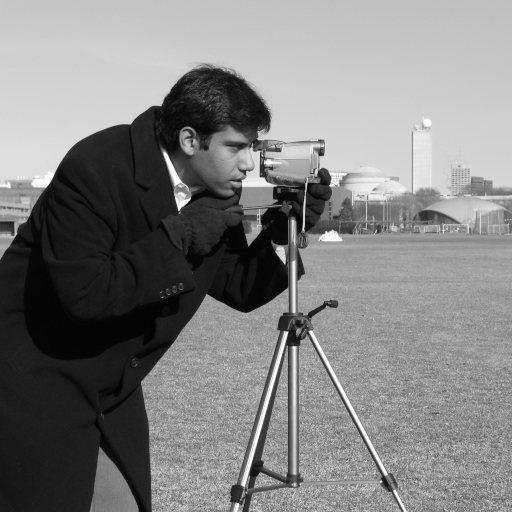
#> input picture skimage.data.camera(), 512 x 512 px
$ jupyter execute practical_1.ipynb
#> lines starting #> are read from the running program, lines starting #| are printed output that depends on the picture; after the words box and inside, x2 and y2 are one past the last pixel; in counts of white or black regions, pixels touching at a corner belong together; long printed decimals are rounded
# 1. Image Informatics - Lab 1
## 1.1 Numpy
### 1.1.1 The Basics

[cell 1]
import numpy as np

a = np.array([[1, 2, 3], [4, 5, 6]])
print(a)
print(a.dtype)
print(a.shape)
print(a.size)
print(a.ndim)

### 1.1.2 Array Creation

[cell 2]
a = np.zeros((3, 4))
print(a)
print(a.shape)

a = np.ones((3, 4))
print(a)

[cell 3]
a = np.ones((2,3,4), dtype=np.int16)
print(a)
print(a.dtype)

### 1.1.3 Basic Operations

[cell 4]
a = np.array([20,30,40,50])
b = np.arange(4)
print(a)
print(b)

c = a-b
print(c)

d = a<35
print(d)

[cell 5]
a = np.array([[1,1], [0,1]])
b = np.array([[2,0], [3,4]])
print(a)
print(b)

c = a*b # elementwise product
print(c)

### 1.1.4 Universal Functions

[cell 6]
a = np.arange(3)
print(a)

b = np.exp(a)
print(b)

c = np.sqrt(a)
print(c)

### 1.1.5 Indexing, Slicing and Iterating

[cell 7]
a = np.arange(10)**3
print(a)
print(a[2])
print(a[2:5])

a[:6:2] = 1000
print(a)

print(a[ : :-1])

for i in a:
    print(i**(1/3.))

[cell 8]
a = np.random.rand(5,4)
print(a)
print(a[2,2])
print(a[0:2,2])
print(a[:,2])
print(a[1:3,:])
print(a[-1])

### 1.1.6 Indexing with Boolean Arrays

[cell 9]
a = np.arange(12).reshape(3,4)
b = a > 4
print(b)

c = a[b]
print(c)

## Pyplot
### 1.2.1 Basics

[cell 10]
import matplotlib.pyplot as plt

plt.plot([1, 2, 3, 4])
plt.ylabel('some numbers')
plt.show()

### 1.2.2 Formatting

[cell 11]
plt.plot([1, 2, 3, 4], [1, 4, 9, 16], 'ro')  # 'ro' means red color, round points
plt.axis([0, 6, 0, 20])
plt.show()

### 1.2.3 Multiple figures and axes

[cell 12]
def f(t):
    return np.exp(-t) * np.cos(2 * np.pi * t)

t1 = np.arange(0.0, 5.0, 0.1)
t2 = np.arange(0.0, 5.0, 0.02)

plt.figure()
plt.subplot(2, 1, 1)
plt.plot(t1, f(t1), 'bo', t2, f(t2), 'k')

plt.subplot(2, 1, 2)
plt.plot(t2, np.cos(2 * np.pi * t2), 'r--')
plt.show()
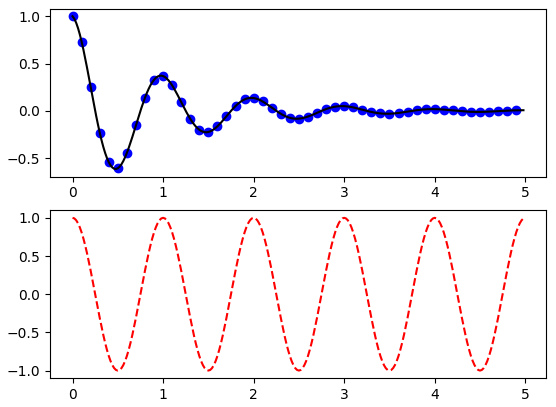
#> figure drawn by matplotlib, 2 panels; panel 1: curve peaks at x = 0, y = 1; panel 1: curve peaks at x = 0, y = 1; panel 2: curve peaks at x = 0, y = 1

### 1.2.4 Working with text

[cell 13]
mu, sigma = 100, 15
x = mu + sigma * np.random.randn(10000)

# the histogram of the data
n, bins, patches = plt.hist(x, 50, density=1, facecolor='b', alpha=0.75)

plt.xlabel('Smarts')
plt.ylabel('Probability')
plt.title('Histogram of IQ')
plt.text(60, .025, r'$\mu=100,\ \sigma=15$')
plt.axis([40, 160, 0, 0.03])
plt.grid(True)
plt.show()
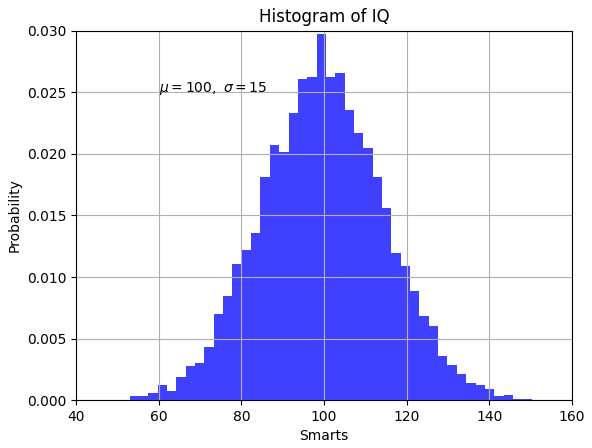
#> figure drawn by matplotlib, 1 panel; tallest bar 0.0297 high, from x = 98.2 to 100.5

### 1.2.5 Working with image

[cell 14]
import numpy as np

im = np.random.random((50,50))
p = plt.imshow(im)
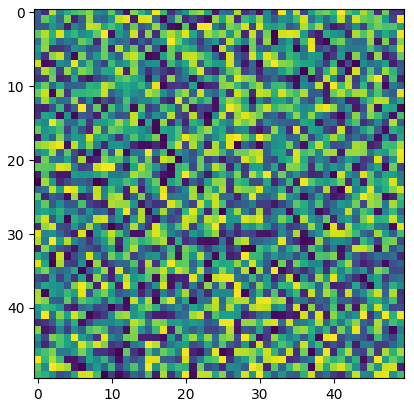
#> figure drawn by matplotlib, 1 panel

[cell 15]
p = plt.imshow(im, cmap="hsv")
c = plt.colorbar()
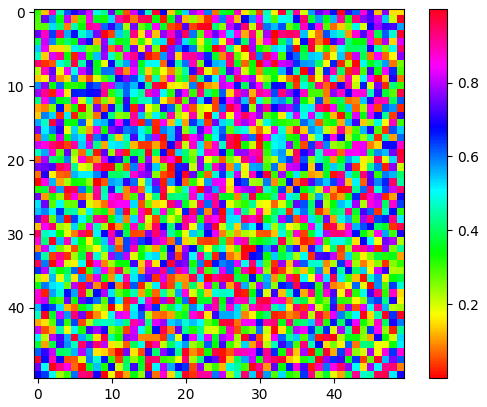
#> figure drawn by matplotlib, 2 panels

[cell 16]
im1 = im.copy()
im2 = np.random.random((50,50))

fig = plt.figure()
ax = fig.add_subplot(1, 2, 1)
p = plt.imshow(im1)
ax.set_title('im1')
c = plt.colorbar(orientation='horizontal')

ax = fig.add_subplot(1, 2, 2)
p = plt.imshow(im2)
ax.set_title('im2')
c = plt.colorbar(orientation='horizontal')
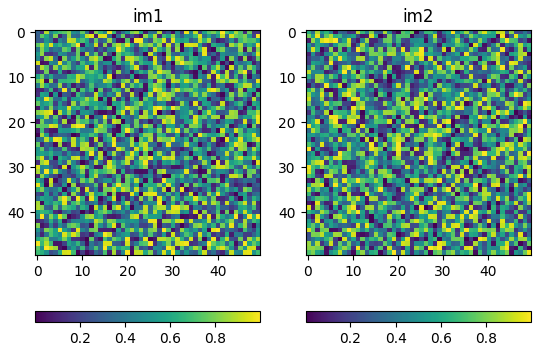
#> figure drawn by matplotlib, 4 panels

## 1.3 scikit-image
### 1.3.1 Basics

[cell 17]
from skimage import data

camera = data.camera()
#> camera is the input picture: shape (512, 512); min 0, max 255, mean 129.1
p = plt.imshow(camera)
print(camera.shape)
#| (512, 512)
print(camera.min())
#| 0
print(camera.max())
#| 255
print(camera.mean())
#| 129.061
print(camera[10, 20])
#| 200

[cell 18]
mask = camera < 87
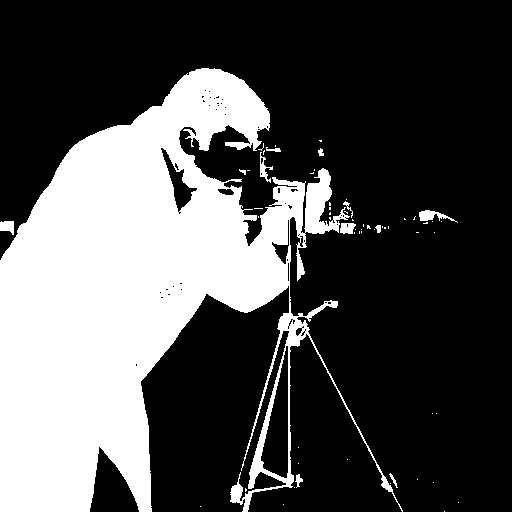
#> mask: shape (512, 512) bool; 31.1% white; 60 white regions (48 under 20 px), largest, box (x1, y1, x2, y2) and area: (0, 68, 403, 512) 80359, (419, 210, 458, 223) 213, (0, 221, 14, 235) 148
camera[mask] = 255
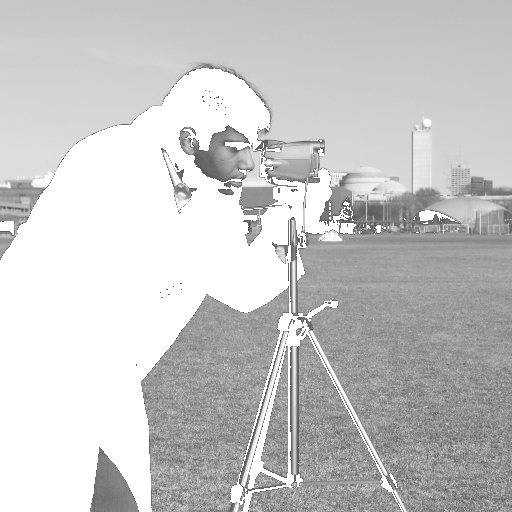
#> camera: shape (512, 512); min 87, max 255, mean 199.7
p = plt.imshow(camera)

### 1.3.2 Color images

[cell 19]
cat = data.chelsea()
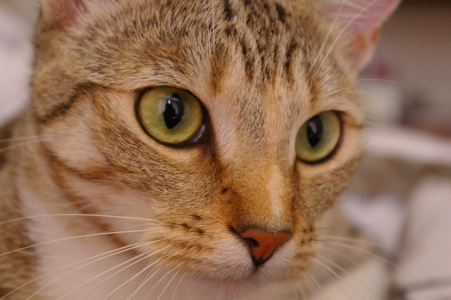
#> input picture skimage.data.chelsea(), 451 x 300 px
#> cat is the input picture: shape (300, 451, 3); mean R, G, B 147.7, 111.4, 86.8
p = plt.imshow(cat)
print(cat.shape)
#| (300, 451, 3)

## 1.4 Loading Images

[cell 20]
import matplotlib.pyplot as plt
from skimage import io
#from glob import glob

im = io.imread("p1-images\horse.jpg")
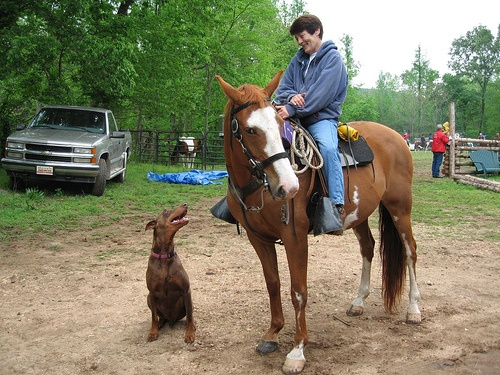
#> input picture practical/p1-images/horse.jpg, 500 x 375 px, found by its file name
#> im is the input picture: shape (375, 500, 3); mean R, G, B 128.4, 127.1, 101
p = plt.imshow(im)

# 2 Task : Read and Display image

Use the function cv2.imread() to read an image. The image should be in the working directory, or
a full path of image should be given.
Second argument is a flag which specifies the way image should be read.
cv2.IMREAD_COLOR: Loads a color image. Any transparency of image will be neglected. It is
the default flag.

cv2.IMREAD_GRAYSCALE: Loads image in grayscale mode
cv2.IMREAD_UNCHANGED: Loads image as such including alpha channel

[cell 21]
import cv2
import matplotlib.pyplot as plt

# Load the color image
img_color = cv2.imread('p1-images/horse.jpg', cv2.IMREAD_COLOR)
img_color = cv2.cvtColor(img_color, cv2.COLOR_BGR2RGB)

plt.imshow(img_color)
plt.xticks([]), plt.yticks([])  # to hide tick values on X and Y axis
plt.show()

[cell 22]
# load the grayscale image
img_gray = cv2.imread('p1-images/horse.jpg', cv2.IMREAD_GRAYSCALE)
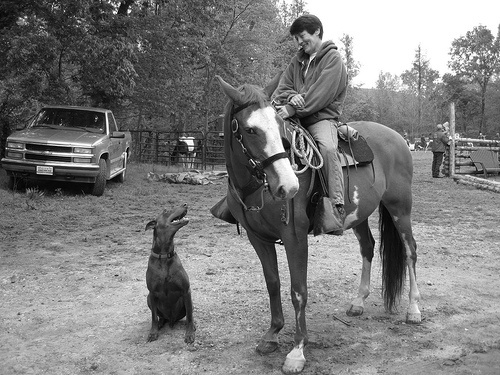
#> img_gray: shape (375, 500); min 0, max 255, mean 124.5
plt.imshow(img_gray, cmap='gray')
plt.xticks([]), plt.yticks([])  # to hide tick values on X and Y axis
plt.show()
